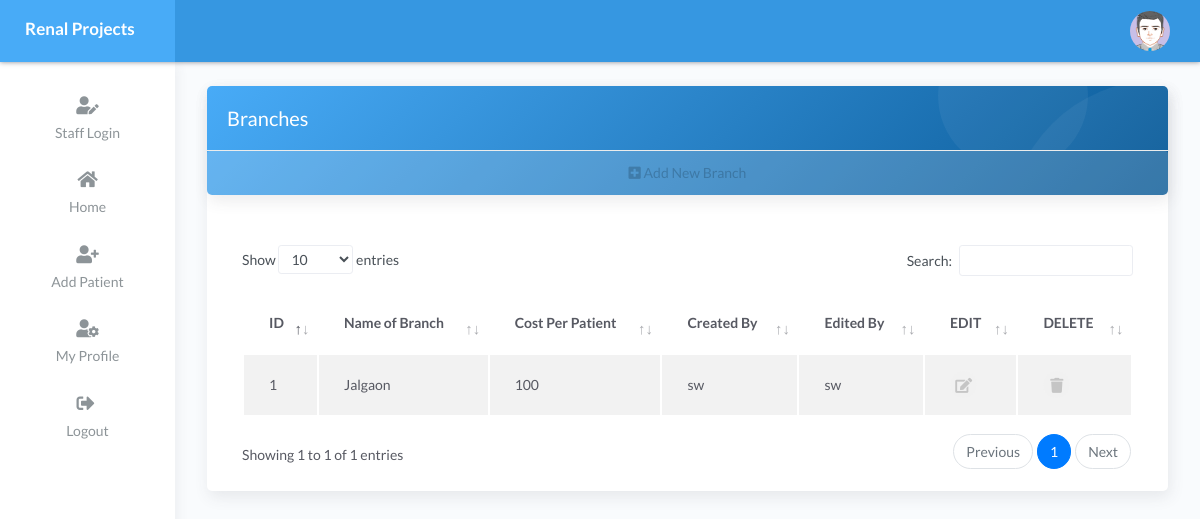
Page /user/branch.php (signed in) on the committed database.
### tables this page shows
CREATE TABLE `staff` (
  `name` text NOT NULL,
  `email` varchar(100) NOT NULL,
  `password` varchar(100) NOT NULL,
  `mono` bigint(30) NOT NULL,
  `id` int(11) NOT NULL,
  `createdby` text NOT NULL,
  `editedby` text NOT NULL,
  `image` varchar(1000) NOT NULL DEFAULT 'avatar.png',
  `gender` text NOT NULL,
  `status` text NOT NULL,
  `noe` int(11) NOT NULL,
  `branch` text NOT NULL
);

CREATE TABLE `branch` (
  `id` bigint(20) NOT NULL,
  `name` text NOT NULL,
  `cpp` bigint(20) NOT NULL,
  `createdby` text NOT NULL,
  `editedby` text NOT NULL
);

### user/branch.php (the view, shortened to what this page needs)
<?php
include('header.php');
include('navbar.php');
if($role=='admin')
{
  $dsblan=($an=="YES")?" ":"disabled";
  $dsblea=($ea=="YES")?" ":"disabled";
  $dsblda=($an=="YES")?" ":"disabled";
}else{$dsblan=$dsblea=$dsblda="disabled";}
?>
<div class="page-inner ">
  <div class="row ">
    <div class="col-md-12">
     <div class="card">
      <div class="card bg-info-gradient">
        <div class="card-header bubble-shadow">
          <h4 class="card-title" style="color: white">Branches</h4>
        </div>
        <button <?php echo $dsblan;?> type="button" class="btn " data-toggle="modal" data-target="#addadminprofile"><i class="fa fa-plus-square"></i> Add New Branch
        </button>
      </div>
      <div class="card-body">
        <div class="table-responsive">
          <table id="basic-datatables" class="display table table-striped table-hover" >
            <thead>
              <tr>
                <th>ID</th>
                <th>Name of Branch</th>
                <th>Cost Per Patient</th>
                <th>Created By</th>
                <th>Edited By</th>
                <th>EDIT</th>
                <th>DELETE</th>
              </tr>
            </thead>
            <tbody>
              <?php
              $query="SELECT * FROM branch";
              $sql=mysqli_query($connection,$query);
              if (mysqli_num_rows($sql)>0) {
                while ($row=mysqli_fetch_assoc($sql)) {
                  ?>
                  <tr>
                    <td><?php echo $row['id'];?> </td>
                    <td><?php echo $row['name'];?> </td>
                    <td><?php echo $row['cpp'];?> </td>
                    <td><?php echo $row['createdby'];?></td>
                    <td><?php echo $row['editedby'];?></td>
                    <td>
                      <button <?php echo $dsblea;?> type="submit" name="edit_br" value="edit" class="btn btn-icon btn-round btn-xs" data-toggle="modal" data-target='<?php echo "#ss".$row['id'];?>' >
                        <i class="fa fa-edit"></i>
                      </button>
                    </td>
                    <td>
                      <form action="branchcon.php" method="post">
                        <button <?php echo $dsblda;?> type="submit" name="del_br" class="btn btn-icon btn-round btn-xs"><i class="fas fa-trash"></i></button>
                      </form>
                    </td>
                  </tr>
                <?php         }
              }
              ?>
            </tbody>
          </table>
        </div>
      </div>
    </div>
  </div>
</div>
</div>
</div>
</div>
</div>
<?php
include('script.php');
?>

### user/navbar.php (shortened to what this page needs)
<?php
include('security.php');
$role=$_SESSION['role'];
?>
<body>
	<div class="wrapper compact-wrapper">
		<div class="main-header">
			<?php
			$headcolor=($role=='admin')? "orange" :(($role=='staff')? "light-blue" : (($role=='doctor')? "purple":"white"));
			$headcolor2=($role=='admin')? "orange2" :(($role=='staff')? "light-blue2" : (($role=='doctor')? "purple2":"white"));
			?>
			<div class="logo-header" data-background-color='<?php echo $headcolor; ?>' >
				<a href="main.php"  class="logo">
					<b style="color: white">Renal Projects</b>
				</a>
			</div>
			<nav class="navbar navbar-header navbar-expand-lg" data-background-color='<?php echo $headcolor2; ?>'>
				<div class="container-fluid">
					<ul class="navbar-nav topbar-nav ml-md-auto align-items-center">
						<li class="nav-item dropdown hidden-caret">
							<?php
							$id=$_SESSION['id'];
							$query="SELECT * FROM $role WHERE id=$id";
							$sql=mysqli_query($connection,$query);
							if (mysqli_num_rows($sql)>0) {
								while ($row=mysqli_fetch_assoc($sql)) {
									?>
									<a class="dropdown-toggle profile-pic" data-toggle="dropdown" href="#" aria-expanded="false">
										<div class="avatar-sm">
											<?php echo "<img src='../image/".$row['image']."' class='avatar-img rounded-circle'/>";?>
										</div>
									</a>
								</li>
							</ul>
						</div>
					</nav>
				</div>
				<div class="sidebar sidebar-style-2 ">
					<div class="sidebar-wrapper scrollbar scrollbar-inner">
						<div class="sidebar-content">
							<ul class="nav nav-primary ">
								<li class="nav-item">
									<a data-toggle="collapse" href="#dashboard" class="collapsed" aria-expanded="false">
										<?php $rl=$_SESSION['role'];
										$ravtar=($rl=='admin')?"fas fa-user-edit":(($rl=='staff')?"fas fa-user-edit":(($rl=='doctor')?"fas fa-user-md":"fas fa-user")); ?>
										<i class='<?php echo($ravtar); ?>'></i>
										<p style="text-transform: capitalize;"><?php echo $_SESSION['role'].' Login';?></p>
									</a>
								</li>
								<li class="nav-item ">
									<a  href="main.php" >
										<i class="fas fa-home"></i>
										<p>Home</p>
									</a>
								</li>
								<?php if ($role=="staff") {?>
									<li class="nav-item">
										<a  href="patient.php">
											<i class="fas fa-user-plus"></i>
											<p>Add Patient</p>
										</a>
									</li>
								<?php } ?>
								<li class="nav-item">
									<a class="dropdown-item" href="profile.php">
										<i class="fas fa-user-cog"></i>
										<p>My Profile</p>
									</a>
								</li>
								<li class="nav-item">
									<a class="dropdown-item" href="#" data-toggle="modal" data-target="#logoutModal">
										<i class="fas fa-sign-out-alt fa-mx fa-fw mr-1 text-gray-800"></i>
										<p>Logout</p>
									</a>
								</li>
							</ul>
						</div>
					</div>
				</div>
			<?php
		}
	}?>
	<div class="main-panel">
		<div class="content">

### rows in the picture
staff: image (placeholder picture)
branch: id "1", name "Jalgaon", cpp "100", createdby "sw", editedby "sw"
